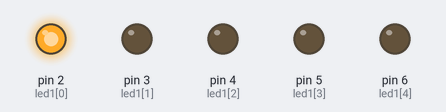
A sketch run on a simulated Arduino Uno, built with avr-gcc and run on an emulated ATmega328P. Parts: output pins drawn as LEDs (lit = HIGH).

Above: at 0.5 s.
At 2.5 s:
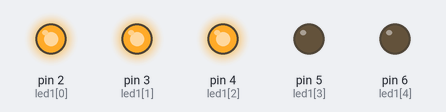
At 7.0 s:
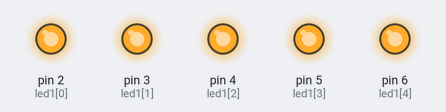
At 12.5 s:
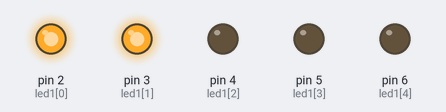
At 14.5 s:
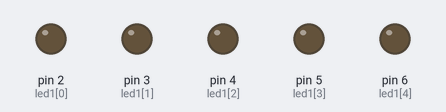
At 18.5 s:
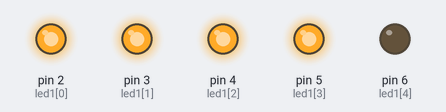
Timing chart, 0 to 19.5 s (numbered marks = the images above):
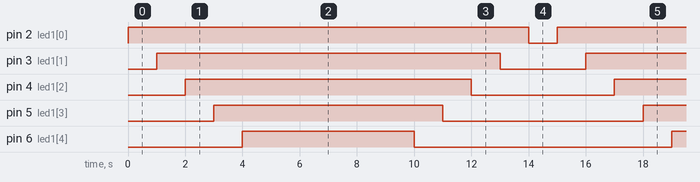

The sketch:

bai1_2.ino
```cpp
/*
Nguyen Thanh Luan - K74A2 KT&CN

Bai 1-2: Lap trinh dieu khien 5 LED (chan 2 - 6 tren Uno) theo quy tac:
Bat tuan tu tu LED 1 den LED 5, khoang cach giua cac LED la 1s.
Giu cac LED sang trong 5s.
Tat tuan tu tu LED 5 den LED 1, khoang cach giua cac LED la 1s.
*/

const int led1[5] = {2, 3, 4, 5, 6};

void setup() {
  for (int i = 0; i < 5; i++) {
    pinMode(led1[i], OUTPUT);
    digitalWrite(led1[i], LOW);
  }
}

void loop() {
  for (int i = 0; i < 5; i++) {
    digitalWrite(led1[i], HIGH);
    delay(1000);
  }

  delay(5000);

  for (int i = 0; i < 5; i++) {
    digitalWrite(led1[4 - i], LOW);
    delay(1000);
  }
}
```

Measured:
- by itself, pin 2 (led1[0]): alternates HIGH for 14.0 s and LOW for 1.0 s
- by itself, pin 3 (led1[1]): alternates HIGH for 12.0 s and LOW for 3.0 s
- by itself, pin 4 (led1[2]): alternates HIGH for 10.0 s and LOW for 5.0 s
- by itself, pin 5 (led1[3]): alternates HIGH for 8.0 s and LOW for 7.0 s
- by itself, pin 6 (led1[4]): alternates HIGH for 6.0 s and LOW for 9.0 s
